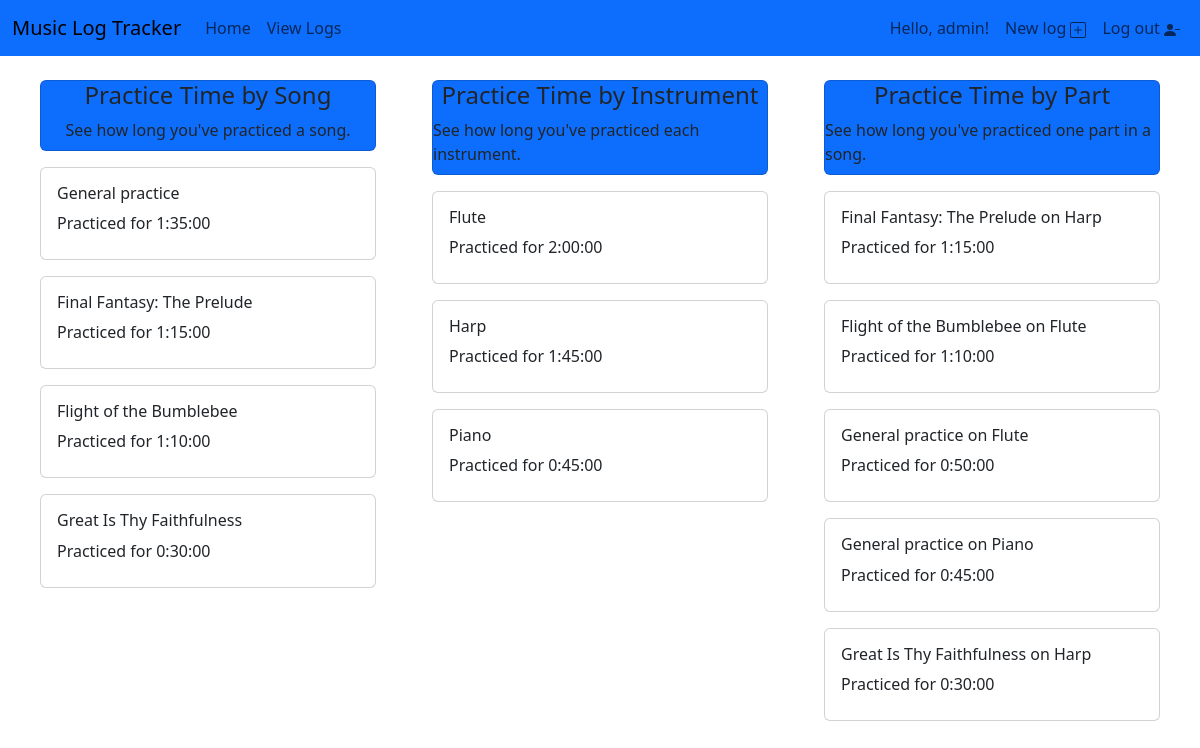
The app's page / (signed in) with its own data.
### tracker/models.py (models this page shows, shortened)
class Log(models.Model):
    user = models.ForeignKey(
        settings.AUTH_USER_MODEL, on_delete=models.CASCADE
    )
    song = models.CharField(default="General practice", help_text="Name of song practiced.")
    instrument = models.CharField(help_text="Name of instrument practiced.")
    duration = models.DurationField(default="00:00:00", help_text="Time practiced, in hours-minutes-seconds.")
    date = models.DateField(default=timezone.now, help_text="Date practiced.")

### tracker/views.py (the view)
# urls.py: path('', views.index, name='index'),
def index(request):
    if request.user.is_authenticated:
        time_by_song = (
            Log.objects.values('song')
            .filter(user=request.user)
            .annotate(totalTime=Sum('duration'))
            .order_by('-totalTime')
        )
        time_by_instrument = (
            Log.objects.values('instrument')
            .filter(user=request.user)
            .annotate(totalTime=Sum('duration'))
            .order_by('-totalTime')
        )
        time_by_part = (
            Log.objects.values('song', 'instrument')
            .filter(user=request.user)
            .annotate(totalTime=Sum('duration'))
            .order_by('-totalTime')
        )
        context = {
            'time_by_song': time_by_song,
            'time_by_instrument': time_by_instrument,
            'time_by_part': time_by_part,
        }
    else:
        context = {}
    return render(request, 'tracker/index.html', context)

### tracker/templates/tracker/index.html (shortened to what this page needs)
{% extends 'tracker/base.html' %}
{% block content %}
{% if user.is_authenticated %}
  <div class="container-fluid">
    <div class="row justify-content-start">
      <div class="col-md-4">
        <div class="card m-3 bg-primary">
          <h4 class="card-title m-auto">Practice Time by Song</h4>
          <p class="card-text m-auto py-2">See how long you've practiced a song.</p>
        </div>
      {% for song in time_by_song %}
        <div class="card m-3">
          <div class="card-body">
            <h6 class="card-title">{{ song.song }}</h6>
            <p class="card-text my-2">Practiced for {{ song.totalTime }}</p>
          </div>
        </div>
      {% endfor %}
      </div>
      <div class="col-md-4">
        <div class="card m-3 bg-primary">
          <h4 class="card-title m-auto">Practice Time by Instrument</h4>
          <p class="card-text m-auto py-2">See how long you've practiced each instrument.</p>
        </div>
      {% for inst in time_by_instrument %}
        <div class="card m-3">
          <div class="card-body">
            <h6 class="card-title">{{ inst.instrument }}</h6>
            <p class="card-text my-2">Practiced for {{ inst.totalTime }}</p>
          </div>
        </div>
      {% empty %}
        <div class="card m-3">
          <div class="card-body">
            <p class="card-text my-2">No practice yet. Start something great!</p>
          </div>
        </div>
      {% endfor %}
      </div>
      <div class="col-md-4">
        <div class="card m-3 bg-primary">
          <h4 class="card-title m-auto">Practice Time by Part</h4>
          <p class="card-text m-auto py-2">See how long you've practiced one part in a song.</p>
        </div>
      {% for part in time_by_part %}
        <div class="card m-3">
          <div class="card-body">
            <h6 class="card-title">{{ part.song }} on {{ part.instrument }}</h6>
            <p class="card-text my-2">Practiced for {{ part.totalTime }}</p>
          </div>
        </div>
      {% endfor %}
      </div>
    </div>
  </div>
{% else %}
  <p>This is the home page (I am not the prettifier)</p>
  <p>Track your music practice, yo!</p>
  <p>and some other stuff</p>
  <a href="/view_logs">View logs</a>
{% endif %}
{% endblock content %}

### tracker/templates/tracker/base.html (shortened to what this page needs)
<!DOCTYPE html>
<html lang="en">
<head>
  {% load django_bootstrap5 %}
  {% bootstrap_css %}
</head>
<body>
  <nav class="navbar navbar-expand-lg navbar-light bg-blue bg-primary">
    <div class="container-fluid m-auto">
      <a class="navbar-brand" href="{% url 'index' %}">Music Log Tracker</a>
      <div class="collapse navbar-collapse" id="navbarSupportedContent">
        <div class="navbar-nav me-auto">
          <a class="nav-item nav-link" href="{% url 'index' %}">Home</a>
          <a class="nav-item nav-link" href="{% url 'view_logs' %}">View Logs</a>
        </div>
        <div class="navbar-nav ml-auto">
          {% if user.is_authenticated %}
            <a class="nav-item nav-link" href="{% url 'view_logs' username=user.username %}">Hello, {{ user.username }}!</a>
            <a class="nav-item nav-link" href="{% url 'add_log' %}">New log {% include './icons/plus-square.svg' %}</a>
            <form action="{% url 'accounts:logout' %}" method="post">
              <button type="submit" class="nav-item nav-link">
                Log out {% include './icons/person-dash-fill.svg' %}
              </button>
            </form>
          {% else %}
            <a class="nav-item nav-link" href="{% url 'accounts:login' %}">Log in {% include './icons/person-circle.svg' %}</a>
            <a class="nav-item nav-link" href="{% url 'accounts:register' %}">Register {% include './icons/person-plus-fill.svg' %}</a>
          {% endif %}
        </div>
      </div>
    </div>
  </nav>
  <div class="container-fluid mx-auto my-2">
    {% block content %}
    {% endblock content %}
  </div>
</body>
</html>

### records on screen
Log: song "Flight of the Bumblebee", instrument "Flute", totalTime "1:10:00"
Log: song "General practice", instrument "Flute", totalTime "0:50:00"
Log: song "General practice", instrument "Piano", totalTime "0:45:00"
Log: song "Great Is Thy Faithfulness", instrument "Harp", totalTime "0:30:00"

### other values on screen
{{ user.username }} "admin"
{{ song.song }} "General practice" "Final Fantasy: The Prelude" "Flight of the Bumblebee" "Great Is Thy Faithfulness"
{{ song.totalTime }} "1:35:00" "1:15:00" "1:10:00" "0:30:00"
{{ inst.instrument }} "Flute" "Harp" "Piano"
{{ inst.totalTime }} "2:00:00" "1:45:00" "0:45:00"
{{ part.song }} "Final Fantasy: The Prelude"
{{ part.instrument }} "Harp"
{{ part.totalTime }} "1:15:00"
